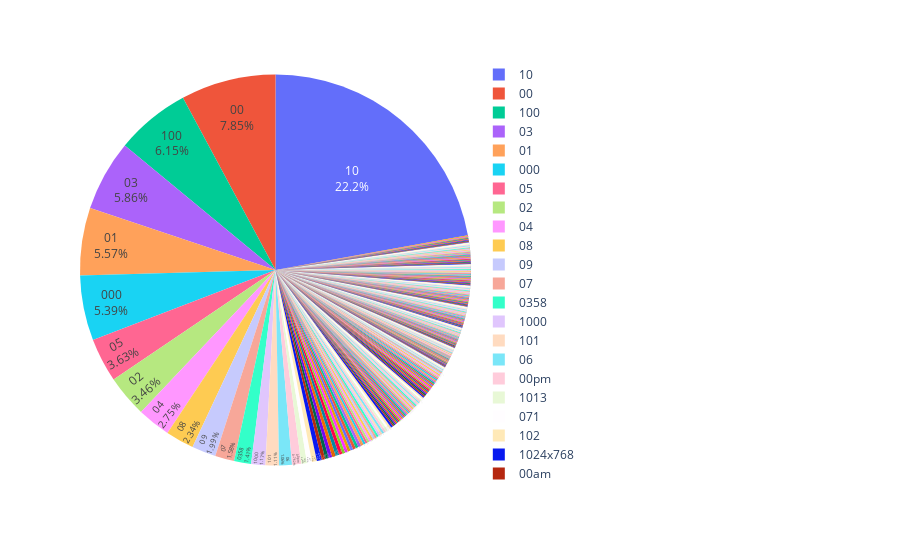

The code cell stored with this chart in its notebook:
### Markdown cell above
### >>> **Exercise 13 (take home):**
If you want a nicer interactive visualization here, I would encourage you try to install and use plotly to achieve this.

### Code cell
# Answer here
import plotly.express as px
# fig = px.bar(x=count_vect.get_feature_names_out()[:100], 
#             y=term_frequencies[:100], width=1000, height=1000)
df2 = pd.DataFrame(term_frequencies[:300], count_vect.get_feature_names_out()[:300])
df2 = df2.T
fig = px.pie(df2, values=term_frequencies[:300], names=count_vect.get_feature_names_out()[:300])
fig.update_traces(textposition='inside', textinfo='percent+label')
fig.show()

### Figure 1 — Plotly figure (JSON) as saved in the notebook; plotly's stock layout.template omitted (floating-point values rounded to 4 significant figures; data arrays with more than 128 entries replaced by an {"elided": "..."} marker saying what was removed)
{"data": [{"domain": {"x": [0, 1], "y": [0, 1]}, "hovertemplate": "label=%{label}<br>value=%{value}<extra></extra>", "labels": {"elided": "300 str values"}, "legendgroup": "", "name": "", "showlegend": true, "textinfo": "percent+label", "textposition": "inside", "type": "pie", "values": {"elided": "300 int values"}}], "layout": {"legend": {"tracegroupgap": 0}, "margin": {"t": 60}}}
